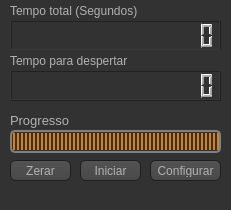
<?xml version="1.0" encoding="UTF-8"?>
<ui version="4.0">
 <class>jnlPrincipal</class>
 <widget class="QMainWindow" name="jnlPrincipal">
  <property name="geometry">
   <rect>
    <x>0</x>
    <y>0</y>
    <width>231</width>
    <height>210</height>
   </rect>
  </property>
  <property name="sizePolicy">
   <sizepolicy hsizetype="Fixed" vsizetype="Fixed">
    <horstretch>0</horstretch>
    <verstretch>0</verstretch>
   </sizepolicy>
  </property>
  <property name="windowTitle">
   <string>Microcontador - Nintersoft</string>
  </property>
  <property name="windowIcon">
   <iconset>
    <normaloff>../C++BUILDER-DESCONTINUADO/Logo.ico</normaloff>../C++BUILDER-DESCONTINUADO/Logo.ico</iconset>
  </property>
  <property name="styleSheet">
   <string notr="true">QToolTip
{
     border: 1px solid black;
     background-color: #ffa02f;
     padding: 1px;
     border-radius: 3px;
     opacity: 100;
}

QWidget
{
    color: #b1b1b1;
    background-color: #323232;
}

QWidget:item:hover
{
    background-color: QLinearGradient( x1: 0, y1: 0, x2: 0, y2: 1, stop: 0 #ffa02f, stop: 1 #ca0619);
    color: #000000;
}

QWidget:item:selected
{
    background-color: QLinearGradient( x1: 0, y1: 0, x2: 0, y2: 1, stop: 0 #ffa02f, stop: 1 #d7801a);
}

QMenuBar::item
{
    background: transparent;
}

QMenuBar::item:selected
{
    background: transparent;
    border: 1px solid #ffaa00;
}

QMenuBar::item:pressed
{
    background: #444;
    border: 1px solid #000;
    background-color: QLinearGradient(
        x1:0, y1:0,
        x2:0, y2:1,
        stop:1 #212121,
        stop:0.4 #343434/*,
        stop:0.2 #343434,
        stop:0.1 #ffaa00*/
    );
    margin-bottom:-1px;
    padding-bottom:1px;
}

QMenu
{
    border: 1px solid #000;
}

QMenu::item
{
    padding: 2px 20px 2px 20px;
}

QMenu::item:selected
{
    color: #000000;
}

QWidget:disabled
{
    color: #404040;
    background-color: #323232;
}

QAbstractItemView
{
    background-color: QLinearGradient( x1: 0, y1: 0, x2: 0, y2: 1, stop: 0 #4d4d4d, stop: 0.1 #646464, stop: 1 #5d5d5d);
}

QWidget:focus
{
    /*border: 2px solid QLinearGradient( x1: 0, y1: 0, x2: 0, y2: 1, stop: 0 #ffa02f, stop: 1 #d7801a);*/
}

QLineEdit
{
    background-color: QLinearGradient( x1: 0, y1: 0, x2: 0, y2: 1, stop: 0 #4d4d4d, stop: 0 #646464, stop: 1 #5d5d5d);
    padding: 1px;
    border-style: solid;
    border: 1px solid #1e1e1e;
    border-radius: 5;
}

QPushButton
{
    color: #b1b1b1;
    background-color: QLinearGradient( x1: 0, y1: 0, x2: 0, y2: 1, stop: 0 #565656, stop: 0.1 #525252, stop: 0.5 #4e4e4e, stop: 0.9 #4a4a4a, stop: 1 #464646);
    border-width: 1px;
    border-color: #1e1e1e;
    border-style: solid;
    border-radius: 6;
    padding: 3px;
    font-size: 12px;
    padding-left: 5px;
    padding-right: 5px;
}

QPushButton:pressed
{
    background-color: QLinearGradient( x1: 0, y1: 0, x2: 0, y2: 1, stop: 0 #2d2d2d, stop: 0.1 #2b2b2b, stop: 0.5 #292929, stop: 0.9 #282828, stop: 1 #252525);
}

QComboBox
{
    selection-background-color: #ffaa00;
    background-color: QLinearGradient( x1: 0, y1: 0, x2: 0, y2: 1, stop: 0 #565656, stop: 0.1 #525252, stop: 0.5 #4e4e4e, stop: 0.9 #4a4a4a, stop: 1 #464646);
    border-style: solid;
    border: 1px solid #1e1e1e;
    border-radius: 5;
}

QComboBox:hover,QPushButton:hover
{
    border: 2px solid QLinearGradient( x1: 0, y1: 0, x2: 0, y2: 1, stop: 0 #ffa02f, stop: 1 #d7801a);
}


QComboBox:on
{
    padding-top: 3px;
    padding-left: 4px;
    background-color: QLinearGradient( x1: 0, y1: 0, x2: 0, y2: 1, stop: 0 #2d2d2d, stop: 0.1 #2b2b2b, stop: 0.5 #292929, stop: 0.9 #282828, stop: 1 #252525);
    selection-background-color: #ffaa00;
}

QComboBox QAbstractItemView
{
    border: 2px solid darkgray;
    selection-background-color: QLinearGradient( x1: 0, y1: 0, x2: 0, y2: 1, stop: 0 #ffa02f, stop: 1 #d7801a);
}

QComboBox::drop-down
{
     subcontrol-origin: padding;
     subcontrol-position: top right;
     width: 15px;

     border-left-width: 0px;
     border-left-color: darkgray;
     border-left-style: solid; /* just a single line */
     border-top-right-radius: 3px; /* same radius as the QComboBox */
     border-bottom-right-radius: 3px;
 }

QComboBox::down-arrow
{
     image: url(:/imgs/down_arrow.png);
}

QGroupBox:focus
{
border: 2px solid QLinearGradient( x1: 0, y1: 0, x2: 0, y2: 1, stop: 0 #ffa02f, stop: 1 #d7801a);
}

QTextEdit:focus
{
    border: 2px solid QLinearGradient( x1: 0, y1: 0, x2: 0, y2: 1, stop: 0 #ffa02f, stop: 1 #d7801a);
}

QScrollBar:horizontal {
     border: 1px solid #222222;
     background: QLinearGradient( x1: 0, y1: 0, x2: 0, y2: 1, stop: 0.0 #121212, stop: 0.2 #282828, stop: 1 #484848);
     height: 7px;
     margin: 0px 16px 0 16px;
}

QScrollBar::handle:horizontal
{
      background: QLinearGradient( x1: 0, y1: 0, x2: 1, y2: 0, stop: 0 #ffa02f, stop: 0.5 #d7801a, stop: 1 #ffa02f);
      min-height: 20px;
      border-radius: 2px;
}

QScrollBar::add-line:horizontal {
      border: 1px solid #1b1b19;
      border-radius: 2px;
      background: QLinearGradient( x1: 0, y1: 0, x2: 1, y2: 0, stop: 0 #ffa02f, stop: 1 #d7801a);
      width: 14px;
      subcontrol-position: right;
      subcontrol-origin: margin;
}

QScrollBar::sub-line:horizontal {
      border: 1px solid #1b1b19;
      border-radius: 2px;
      background: QLinearGradient( x1: 0, y1: 0, x2: 1, y2: 0, stop: 0 #ffa02f, stop: 1 #d7801a);
      width: 14px;
     subcontrol-position: left;
     subcontrol-origin: margin;
}

QScrollBar::right-arrow:horizontal, QScrollBar::left-arrow:horizontal
{
      border: 1px solid black;
      width: 1px;
      height: 1px;
      background: white;
}

QScrollBar::add-page:horizontal, QScrollBar::sub-page:horizontal
{
      background: none;
}

QScrollBar:vertical
{
      background: QLinearGradient( x1: 0, y1: 0, x2: 1, y2: 0, stop: 0.0 #121212, stop: 0.2 #282828, stop: 1 #484848);
      width: 7px;
      margin: 16px 0 16px 0;
      border: 1px solid #222222;
}

QScrollBar::handle:vertical
{
      background: QLinearGradient( x1: 0, y1: 0, x2: 0, y2: 1, stop: 0 #ffa02f, stop: 0.5 #d7801a, stop: 1 #ffa02f);
      min-height: 20px;
      border-radius: 2px;
}

QScrollBar::add-line:vertical
{
      border: 1px solid #1b1b19;
      border-radius: 2px;
      background: QLinearGradient( x1: 0, y1: 0, x2: 0, y2: 1, stop: 0 #ffa02f, stop: 1 #d7801a);
      height: 14px;
      subcontrol-position: bottom;
      subcontrol-origin: margin;
}

QScrollBar::sub-line:vertical
{
      border: 1px solid #1b1b19;
      border-radius: 2px;
      background: QLinearGradient( x1: 0, y1: 0, x2: 0, y2: 1, stop: 0 #d7801a, stop: 1 #ffa02f);
      height: 14px;
      subcontrol-position: top;
      subcontrol-origin: margin;
}

QScrollBar::up-arrow:vertical, QScrollBar::down-arrow:vertical
{
      border: 1px solid black;
      width: 1px;
      height: 1px;
      background: white;
}


QScrollBar::add-page:vertical, QScrollBar::sub-page:vertical
{
      background: none;
}

QTextEdit
{
    background-color: #242424;
}

QPlainTextEdit
{
    background-color: #242424;
}

QHeaderView::section
{
    background-color: QLinearGradient(x1:0, y1:0, x2:0, y2:1, stop:0 #616161, stop: 0.5 #505050, stop: 0.6 #434343, stop:1 #656565);
    color: white;
    padding-left: 4px;
    border: 1px solid #6c6c6c;
}

QCheckBox:disabled
{
color: #414141;
}

QDockWidget::title
{
    text-align: center;
    spacing: 3px; /* spacing between items in the tool bar */
    background-color: QLinearGradient(x1:0, y1:0, x2:0, y2:1, stop:0 #323232, stop: 0.5 #242424, stop:1 #323232);
}

QDockWidget::close-button, QDockWidget::float-button
{
    text-align: center;
    spacing: 1px; /* spacing between items in the tool bar */
    background-color: QLinearGradient(x1:0, y1:0, x2:0, y2:1, stop:0 #323232, stop: 0.5 #242424, stop:1 #323232);
}

QDockWidget::close-button:hover, QDockWidget::float-button:hover
{
    background: #242424;
}

QDockWidget::close-button:pressed, QDockWidget::float-button:pressed
{
    padding: 1px -1px -1px 1px;
}

QMainWindow::separator
{
    background-color: QLinearGradient(x1:0, y1:0, x2:0, y2:1, stop:0 #161616, stop: 0.5 #151515, stop: 0.6 #212121, stop:1 #343434);
    color: white;
    padding-left: 4px;
    border: 1px solid #4c4c4c;
    spacing: 3px; /* spacing between items in the tool bar */
}

QMainWindow::separator:hover
{

    background-color: QLinearGradient(x1:0, y1:0, x2:0, y2:1, stop:0 #d7801a, stop:0.5 #b56c17 stop:1 #ffa02f);
    color: white;
    padding-left: 4px;
    border: 1px solid #6c6c6c;
    spacing: 3px; /* spacing between items in the tool bar */
}

QToolBar::handle
{
     spacing: 3px; /* spacing between items in the tool bar */
     background: url(:/imgs/handle.png);
}

QMenu::separator
{
    height: 2px;
    background-color: QLinearGradient(x1:0, y1:0, x2:0, y2:1, stop:0 #161616, stop: 0.5 #151515, stop: 0.6 #212121, stop:1 #343434);
    color: white;
    padding-left: 4px;
    margin-left: 10px;
    margin-right: 5px;
}

QProgressBar
{
    border: 2px solid grey;
    border-radius: 5px;
    text-align: center;
}

QProgressBar::chunk
{
    background-color: #d7801a;
    width: 2.15px;
    margin: 0.5px;
}

QTabBar::tab {
    color: #b1b1b1;
    border: 1px solid #444;
    border-bottom-style: none;
    background-color: #323232;
    padding-left: 10px;
    padding-right: 10px;
    padding-top: 3px;
    padding-bottom: 2px;
    margin-right: -1px;
}

QTabWidget::pane {
    border: 1px solid #444;
    top: 1px;
}

QTabBar::tab:last
{
    margin-right: 0; /* the last selected tab has nothing to overlap with on the right */
    border-top-right-radius: 3px;
}

QTabBar::tab:first:!selected
{
 margin-left: 0px; /* the last selected tab has nothing to overlap with on the right */


    border-top-left-radius: 3px;
}

QTabBar::tab:!selected
{
    color: #b1b1b1;
    border-bottom-style: solid;
    margin-top: 3px;
    background-color: QLinearGradient(x1:0, y1:0, x2:0, y2:1, stop:1 #212121, stop:.4 #343434);
}

QTabBar::tab:selected
{
    border-top-left-radius: 3px;
    border-top-right-radius: 3px;
    margin-bottom: 0px;
}

QTabBar::tab:!selected:hover
{
    /*border-top: 2px solid #ffaa00;
    padding-bottom: 3px;*/
    border-top-left-radius: 3px;
    border-top-right-radius: 3px;
    background-color: QLinearGradient(x1:0, y1:0, x2:0, y2:1, stop:1 #212121, stop:0.4 #343434, stop:0.2 #343434, stop:0.1 #ffaa00);
}

QRadioButton::indicator:checked, QRadioButton::indicator:unchecked{
    color: #b1b1b1;
    background-color: #323232;
    border: 1px solid #b1b1b1;
    border-radius: 6px;
}

QRadioButton::indicator:checked
{
    background-color: qradialgradient(
        cx: 0.5, cy: 0.5,
        fx: 0.5, fy: 0.5,
        radius: 1.0,
        stop: 0.25 #ffaa00,
        stop: 0.3 #323232
    );
}

QCheckBox::indicator{
    color: #b1b1b1;
    background-color: #323232;
    border: 1px solid #b1b1b1;
    width: 9px;
    height: 9px;
}

QRadioButton::indicator
{
    border-radius: 6px;
}

QRadioButton::indicator:hover, QCheckBox::indicator:hover
{
    border: 1px solid #ffaa00;
}

QCheckBox::indicator:checked
{
    image:url(:/imgs/checkbox.png);
}

QCheckBox::indicator:disabled, QRadioButton::indicator:disabled
{
    border: 1px solid #444;
}</string>
  </property>
  <widget class="QWidget" name="centralWidget">
   <widget class="QPushButton" name="btZerar">
    <property name="geometry">
     <rect>
      <x>10</x>
      <y>160</y>
      <width>61</width>
      <height>21</height>
     </rect>
    </property>
    <property name="text">
     <string>Zerar</string>
    </property>
   </widget>
   <widget class="QPushButton" name="btInicio">
    <property name="geometry">
     <rect>
      <x>80</x>
      <y>160</y>
      <width>61</width>
      <height>21</height>
     </rect>
    </property>
    <property name="text">
     <string>Iniciar</string>
    </property>
   </widget>
   <widget class="QPushButton" name="btConf">
    <property name="geometry">
     <rect>
      <x>150</x>
      <y>160</y>
      <width>71</width>
      <height>21</height>
     </rect>
    </property>
    <property name="text">
     <string>Configurar</string>
    </property>
   </widget>
   <widget class="QLCDNumber" name="tmpRes">
    <property name="geometry">
     <rect>
      <x>10</x>
      <y>70</y>
      <width>211</width>
      <height>31</height>
     </rect>
    </property>
    <property name="digitCount">
     <number>15</number>
    </property>
    <property name="intValue" stdset="0">
     <number>0</number>
    </property>
   </widget>
   <widget class="QLCDNumber" name="tmpTot">
    <property name="geometry">
     <rect>
      <x>10</x>
      <y>20</y>
      <width>211</width>
      <height>31</height>
     </rect>
    </property>
    <property name="digitCount">
     <number>15</number>
    </property>
    <property name="intValue" stdset="0">
     <number>0</number>
    </property>
   </widget>
   <widget class="QLabel" name="txtRes">
    <property name="geometry">
     <rect>
      <x>10</x>
      <y>50</y>
      <width>211</width>
      <height>21</height>
     </rect>
    </property>
    <property name="font">
     <font>
      <pointsize>9</pointsize>
     </font>
    </property>
    <property name="text">
     <string>Tempo para despertar</string>
    </property>
   </widget>
   <widget class="QLabel" name="txtTot">
    <property name="geometry">
     <rect>
      <x>10</x>
      <y>0</y>
      <width>211</width>
      <height>21</height>
     </rect>
    </property>
    <property name="font">
     <font>
      <pointsize>9</pointsize>
     </font>
    </property>
    <property name="text">
     <string>Tempo total (Segundos)</string>
    </property>
   </widget>
   <widget class="QLabel" name="txtProg">
    <property name="geometry">
     <rect>
      <x>10</x>
      <y>110</y>
      <width>211</width>
      <height>21</height>
     </rect>
    </property>
    <property name="font">
     <font>
      <pointsize>10</pointsize>
     </font>
    </property>
    <property name="text">
     <string>Progresso</string>
    </property>
   </widget>
   <widget class="QProgressBar" name="bProg">
    <property name="geometry">
     <rect>
      <x>10</x>
      <y>130</y>
      <width>211</width>
      <height>23</height>
     </rect>
    </property>
    <property name="value">
     <number>100</number>
    </property>
    <property name="textVisible">
     <bool>false</bool>
    </property>
   </widget>
  </widget>
  <widget class="QMenuBar" name="menu">
   <property name="geometry">
    <rect>
     <x>0</x>
     <y>0</y>
     <width>231</width>
     <height>21</height>
    </rect>
   </property>
  </widget>
 </widget>
 <layoutdefault spacing="6" margin="11"/>
 <resources/>
 <connections/>
</ui>
